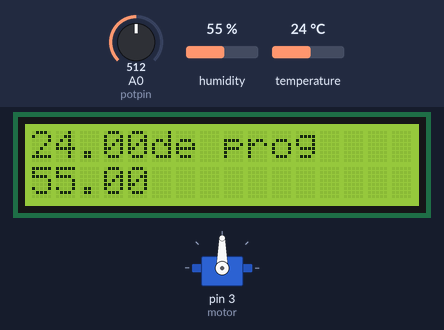
Simulated run of this sketch. Board: Arduino Uno, built with avr-gcc and run on an emulated ATmega328P. Shown: servo, 16×2 character LCD. The inputs (shaded band) are chosen by the test bench; at power-on: A0 (potpin) = 512, humidity 55 %, temperature 24 °C. What the sketch prints to the serial monitor is not drawn.

Above: at 3.6 s.
3.7 s: A0 (potpin) set to 716
At 5.3 s:
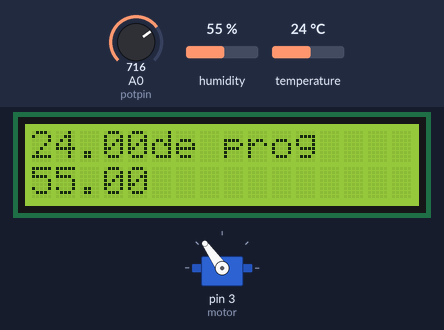
5.6 s: A0 (potpin) set to 900
At 6.9 s:
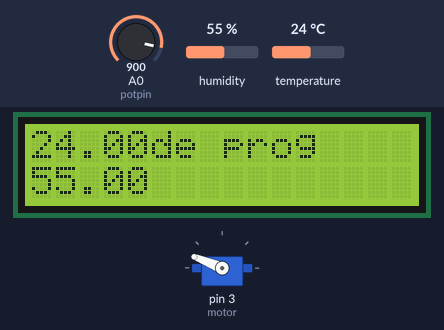
7.6 s: humidity set to 22 %
At 8.5 s:
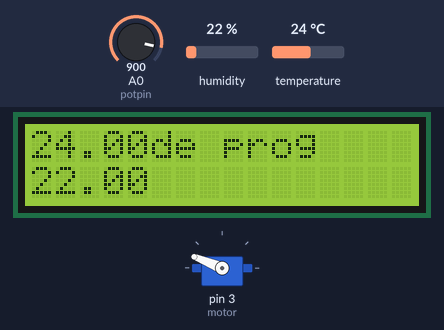
9.6 s: A0 (potpin) set to 1023
At 11.3 s:
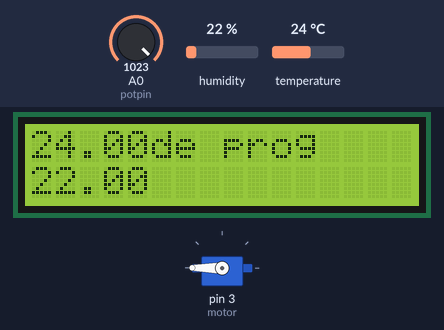
11.7 s: temperature set to 12 °C
At 12.9 s:
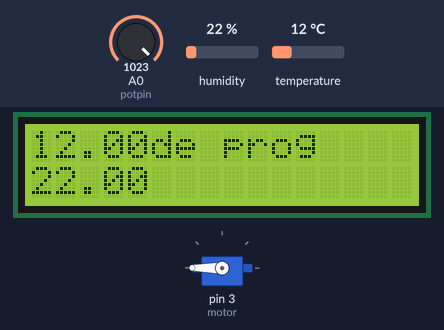
13.7 s: A0 (potpin) set to 306
At 15.7 s:
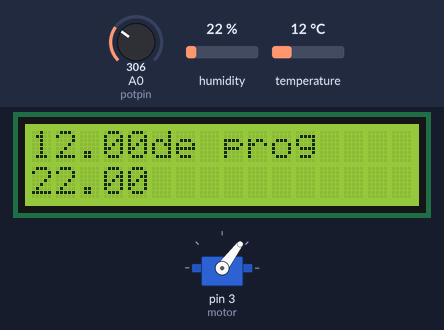
Timing chart, 0 to 16.7 s (numbered marks = the images above; inputs shaded):
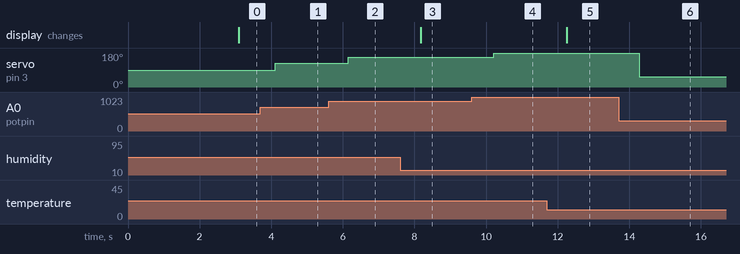

The sketch:

6_lcd_dht.ino
```cpp
#define potpin A0
#include <Servo.h>

#include <Wire.h>
#include <FaBoLCD_PCF8574.h>
FaBoLCD_PCF8574 lcd;

#include <Adafruit_Sensor.h>
#include <DHT.h>
#include <DHT_U.h>
#define DHTPIN 2
#define DHTTYPE    DHT11
DHT_Unified dht(DHTPIN, DHTTYPE);
uint32_t delayMS;

int dht_read=0;
Servo motor;
int deger=0;
int derece=0;


void setup() {
  Serial.begin(9600);
  Serial.println("pot deger durumu");
  motor.attach(3);

  lcd.begin(16, 2);
  lcd.print("vs code prog");
  delay(2000);

  dht.begin();
  sensor_t sensor;
}

void loop() {
 deger=analogRead(potpin);

 derece=map(deger, 0,1023,0,180);
 Serial.println(dht_read);
 motor.write(derece);

//DHT sensör okuma
delay(1000);
sensors_event_t event;
dht.temperature().getEvent(&event);
Serial.print(F("Temperature: "));
Serial.print(event.temperature);
Serial.println(F("°C"));
lcd.setCursor(0,0);
lcd.print(event.temperature);

dht.humidity().getEvent(&event);
Serial.print(F("Humidity: "));
Serial.print(event.relative_humidity);
Serial.println(F("%"));
lcd.setCursor(0,1);
lcd.print(event.relative_humidity);


}
```

Measured:
- after the input at 3.7 s, servo on pin 3 (motor): 90° → 125° after 0.41 s
- after the input at 5.6 s, servo on pin 3 (motor): 125° → 158° after 0.54 s
- after the input at 7.6 s, the display: changes after 0.58 s (image 3)
- after the input at 9.6 s, servo on pin 3 (motor): 158° → 180° after 0.61 s
- after the input at 11.7 s, the display: changes after 0.55 s (image 5)
- after the input at 13.7 s, servo on pin 3 (motor): 180° → 53° after 0.58 s
